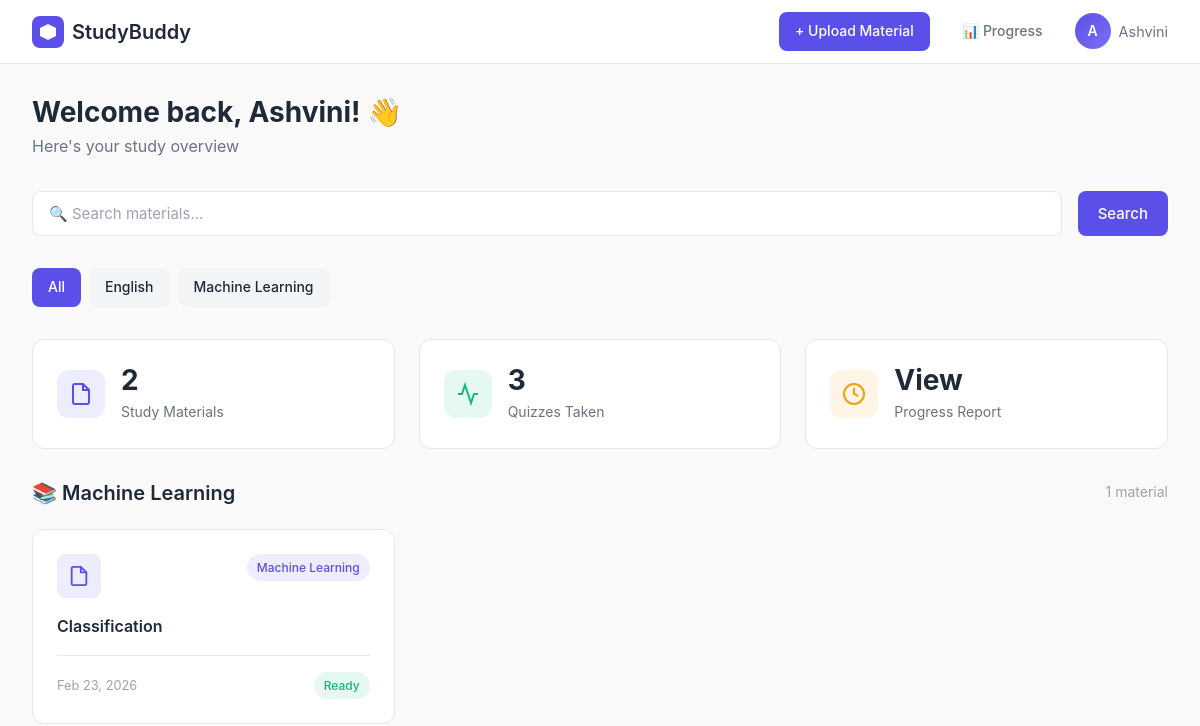
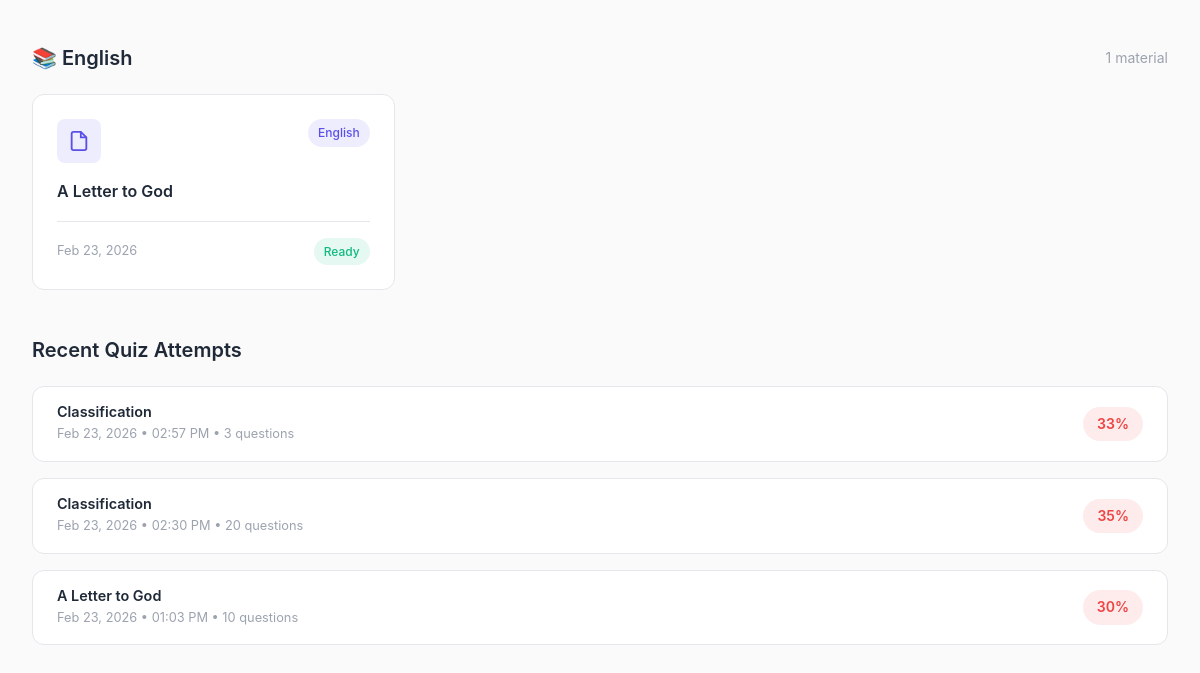
Before: /dashboard/ (signed in) with the older database file (2 pictures, top to bottom).
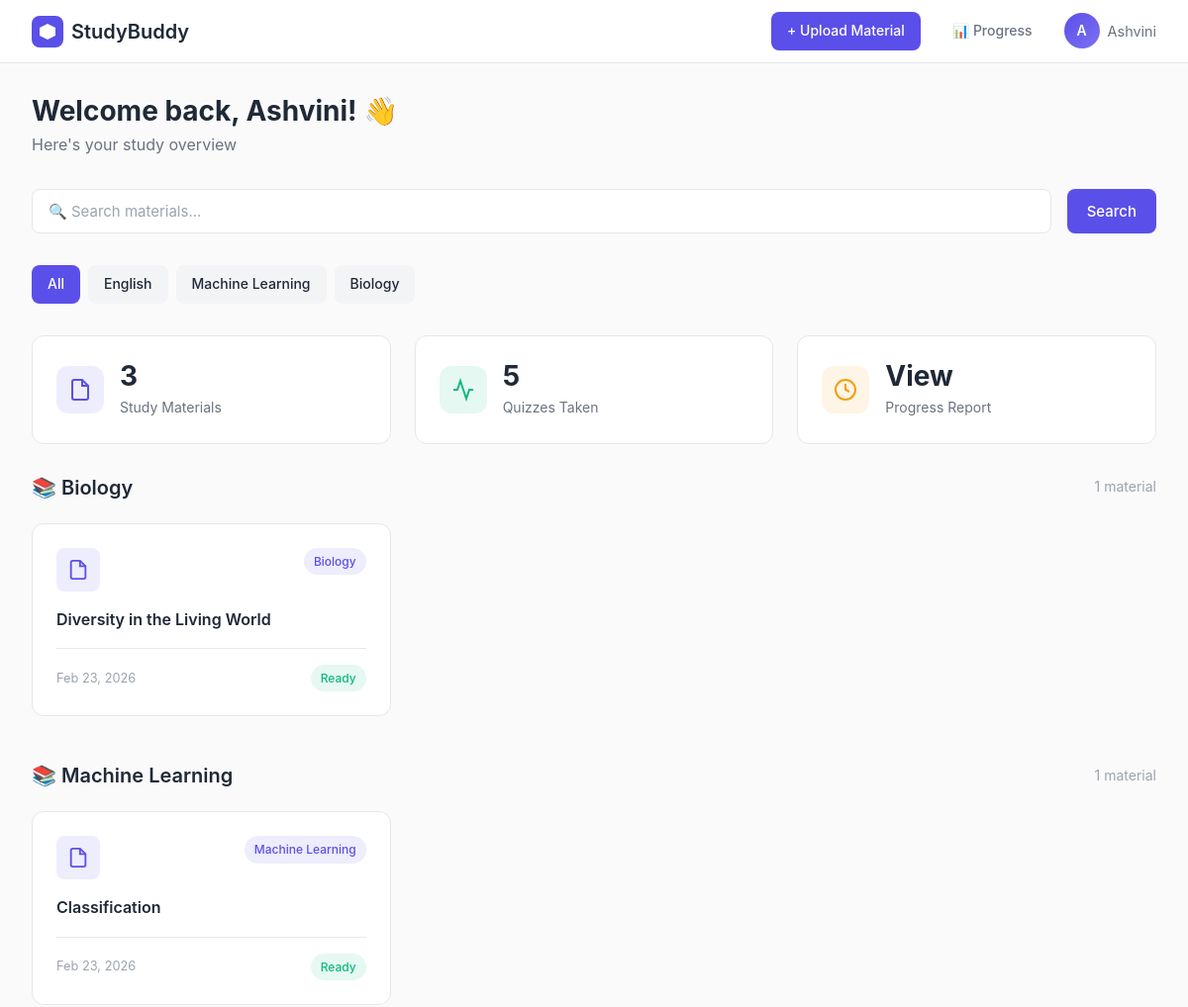
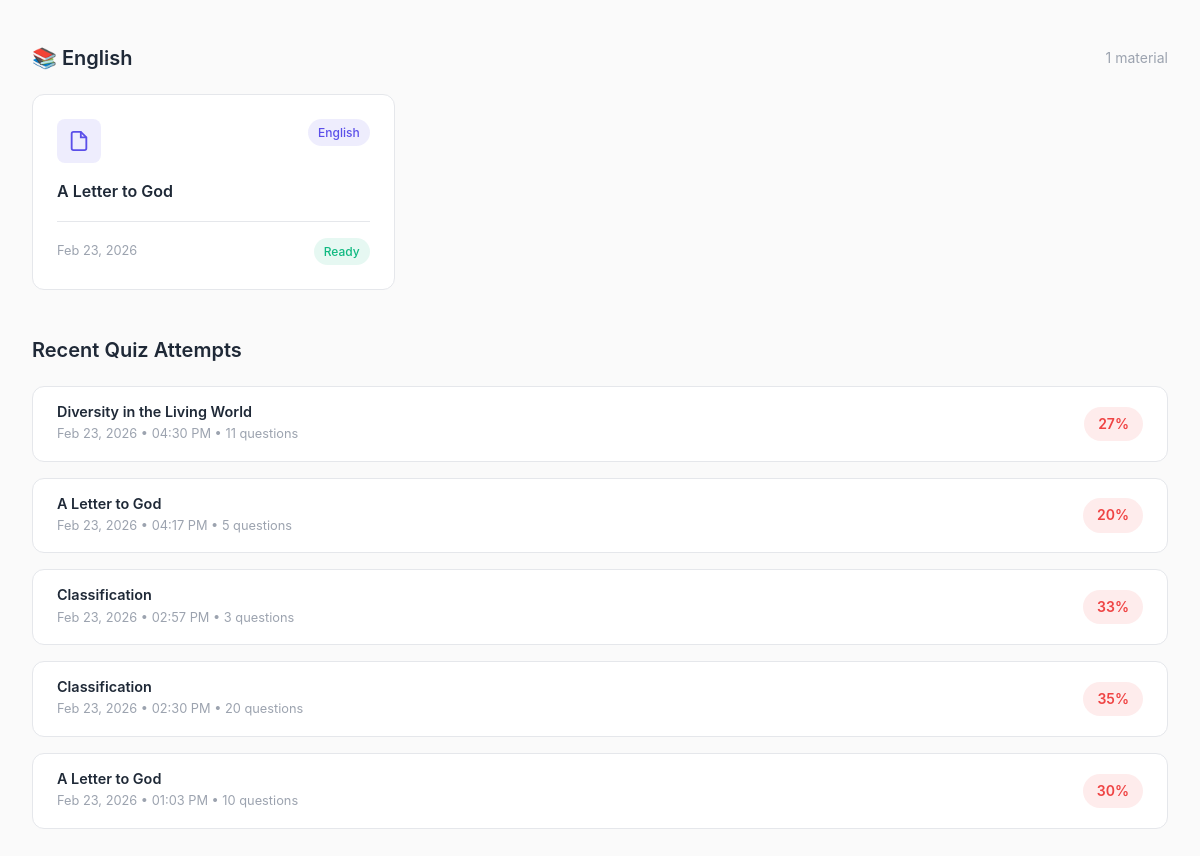
After: the same page with the newer database file (2 pictures, top to bottom).
### materials/models.py (models this page shows, shortened)
class StudyMaterial(models.Model):
    user = models.ForeignKey(User, on_delete=models.CASCADE)
    title = models.CharField(max_length=200)
    subject = models.CharField(max_length=100)
    file = models.FileField(upload_to='materials/')
    extracted_text = models.TextField(blank=True)
    uploaded_at = models.DateTimeField(auto_now_add=True)

### progress/models.py (models this page shows)
class QuizAttempt(models.Model):
    user = models.ForeignKey(User, on_delete=models.CASCADE)
    material = models.ForeignKey(StudyMaterial, on_delete=models.CASCADE)
    score = models.IntegerField(default=0)
    total_questions = models.IntegerField(default=0)
    attempted_at = models.DateTimeField(auto_now_add=True)
    def percentage(self):
        if self.total_questions == 0:
            return 0
        return round((self.score / self.total_questions) * 100)

### materials/views.py (the view)
# urls.py: path('dashboard/', views.dashboard, name='dashboard'),
@login_required
def dashboard(request):
    search = request.GET.get('search', '')
    subject_filter = request.GET.get('subject', '')
    materials = StudyMaterial.objects.filter(user=request.user).order_by('-uploaded_at')
    if search:
        materials = materials.filter(title__icontains=search) | materials.filter(subject__icontains=search)
        materials = materials.distinct()
    if subject_filter:
        materials = materials.filter(subject__icontains=subject_filter)
    all_materials = StudyMaterial.objects.filter(user=request.user)
    subjects = list(all_materials.values_list('subject', flat=True).distinct())
    from collections import defaultdict
    grouped = defaultdict(list)
    for m in materials:
        grouped[m.subject].append(m)
    attempts = QuizAttempt.objects.filter(user=request.user).order_by('-attempted_at')[:5]
    return render(request, 'dashboard.html', {
        'materials': materials,
        'attempts': attempts,
        'subjects': subjects,
        'grouped': dict(grouped),
        'search': search,
        'subject_filter': subject_filter,
    })

### templates/dashboard.html (shortened to what this page needs)
{% load static %}
<!DOCTYPE html>
<html lang="en">
<head>
    <link rel="stylesheet" href="{% static 'css/base.css' %}">
    <link rel="stylesheet" href="{% static 'css/components.css' %}">
</head>
<body>
    <div class="dashboard-layout">
        <nav class="topbar">
            <a href="{% url 'landing' %}" class="topbar-logo">
                <svg width="32" height="32" viewBox="0 0 32 32" fill="none">
                    <rect width="32" height="32" rx="8" fill="#5B4FE9"/>
                    <path d="M16 8L24 12V20L16 24L8 20V12L16 8Z" fill="white"/>
                </svg>
                StudyBuddy
            </a>
            <div class="topbar-right">
    <a href="{% url 'upload' %}" class="btn btn-primary btn-sm">+ Upload Material</a>
    <a href="{% url 'progress' %}" class="btn btn-ghost btn-sm">📊 Progress</a>
    <div style="position:relative;">
        <div style="display:flex;align-items:center;gap:0.5rem;cursor:pointer;" id="profileToggle">
            <div class="avatar">{{ request.user.username|first|upper }}</div>
            <span style="font-size:0.9rem;color:var(--text-secondary);">{{ request.user.username }}</span>
        </div>
    </div>
</div>
        </nav>
        <div class="dashboard-body">
            <div class="dashboard-header">
                <h1>Welcome back, {{ request.user.username }}! 👋</h1>
                <p>Here's your study overview</p>
            </div>
            <div style="display:flex;gap:var(--spacing-md);margin-bottom:var(--spacing-xl);flex-wrap:wrap;">
                <form method="GET" style="display:flex;gap:var(--spacing-md);flex:1;flex-wrap:wrap;">
                    <input
                        type="text"
                        name="search"
                        value="{{ search }}"
                        placeholder="🔍 Search materials..."
                        class="form-input"
                        style="flex:1;min-width:200px;"
                    >
                    <button type="submit" class="btn btn-primary">Search</button>
                </form>
            </div>
            {% if subjects %}
            <div style="display:flex;gap:var(--spacing-sm);flex-wrap:wrap;margin-bottom:var(--spacing-xl);">
                <a href="{% url 'dashboard' %}{% if search %}?search={{ search }}{% endif %}"
                class="btn btn-sm {% if not subject_filter %}btn-primary{% else %}btn-secondary{% endif %}">
                    All
                </a>
                {% for subject in subjects %}
                <a href="?subject={{ subject }}{% if search %}&search={{ search }}{% endif %}"
                class="btn btn-sm {% if subject_filter == subject %}btn-primary{% else %}btn-secondary{% endif %}">
                    {{ subject }}
                </a>
                {% endfor %}
            </div>
            {% endif %}
            <div class="stats-grid">
                <div class="stat-card">
                    <div class="stat-icon" style="background:rgba(91,79,233,0.1);">
                        <svg width="24" height="24" viewBox="0 0 24 24" fill="none" stroke="#5B4FE9" stroke-width="2">
                            <path d="M14 2H6a2 2 0 0 0-2 2v16a2 2 0 0 0 2 2h12a2 2 0 0 0 2-2V8z"/>
                            <polyline points="14 2 14 8 20 8"/>
                        </svg>
                    </div>
                    <div class="stat-info">
                        <h3>{{ materials|length }}</h3>
                        <p>Study Materials</p>
                    </div>
                </div>
                <div class="stat-card">
                    <div class="stat-icon" style="background:rgba(16,185,129,0.1);">
                        <svg width="24" height="24" viewBox="0 0 24 24" fill="none" stroke="#10B981" stroke-width="2">
                            <polyline points="22 12 18 12 15 21 9 3 6 12 2 12"/>
                        </svg>
                    </div>
                    <div class="stat-info">
                        <h3>{{ attempts|length }}</h3>
                        <p>Quizzes Taken</p>
                    </div>
                </div>
                <div class="stat-card">
                    <div class="stat-icon" style="background:rgba(245,158,11,0.1);">
                        <svg width="24" height="24" viewBox="0 0 24 24" fill="none" stroke="#F59E0B" stroke-width="2">
                            <circle cx="12" cy="12" r="10"/>
                            <polyline points="12 6 12 12 16 14"/>
                        </svg>
                    </div>
                    <div class="stat-info">
                        <h3><a href="{% url 'progress' %}" style="color:inherit;text-decoration:none;">View</a></h3>
                        <p>Progress Report</p>
                    </div>
                </div>
            </div>
            {% if subject_filter or search %}
            <h2 class="section-title">
                {% if subject_filter %}{{ subject_filter }}{% else %}Search Results{% endif %}
                <span style="font-size:0.875rem;font-weight:400;color:var(--text-tertiary);">({{ materials|length }} found)</span>
            </h2>
            <div class="materials-grid">
                <a href="{% url 'upload' %}" class="upload-card">
                    <svg width="40" height="40" viewBox="0 0 24 24" fill="none" stroke="currentColor" stroke-width="2">
                        <circle cx="12" cy="12" r="10"/>
                        <line x1="12" y1="8" x2="12" y2="16"/>
                        <line x1="8" y1="12" x2="16" y2="12"/>
                    </svg>
                    <h3>Upload New</h3>
                    <p>Add PDF material</p>
                </a>
                {% for material in materials %}
                <a href="{% url 'material_detail' material.pk %}" class="material-card">
                    <div class="material-card-header">
                        <div class="material-icon">
                            <svg width="22" height="22" viewBox="0 0 24 24" fill="none" stroke="currentColor" stroke-width="2">
                                <path d="M14 2H6a2 2 0 0 0-2 2v16a2 2 0 0 0 2 2h12a2 2 0 0 0 2-2V8z"/>
                                <polyline points="14 2 14 8 20 8"/>
                            </svg>
                        </div>
                        <span class="badge badge-primary">{{ material.subject }}</span>
                    </div>
                    <p class="material-title">{{ material.title }}</p>
                    <div class="material-meta">
                        <span class="material-date">{{ material.uploaded_at|date:"M d, Y" }}</span>
                        <span class="badge badge-success">Ready</span>
                    </div>
                </a>
                {% empty %}
                <div class="empty-state" style="grid-column:1/-1;">
                    <p>No materials found.</p>
                </div>
                {% endfor %}
            </div>
            {% else %}
            {% if grouped %}
                {% for subject, mats in grouped.items %}
                <div style="margin-bottom:var(--spacing-2xl);">
                    <div style="display:flex;align-items:center;justify-content:space-between;margin-bottom:var(--spacing-lg);">
                        <h2 class="section-title" style="margin:0;">📚 {{ subject }}</h2>
                        <span style="font-size:0.875rem;color:var(--text-tertiary);">{{ mats|length }} material{{ mats|length|pluralize }}</span>
                    </div>
                    <div class="materials-grid">
                        {% for material in mats %}
                        <a href="{% url 'material_detail' material.pk %}" class="material-card">
                            <div class="material-card-header">
                                <div class="material-icon">
                                    <svg width="22" height="22" viewBox="0 0 24 24" fill="none" stroke="currentColor" stroke-width="2">
                                        <path d="M14 2H6a2 2 0 0 0-2 2v16a2 2 0 0 0 2 2h12a2 2 0 0 0 2-2V8z"/>
                                        <polyline points="14 2 14 8 20 8"/>
                                    </svg>
                                </div>
                                <span class="badge badge-primary">{{ material.subject }}</span>
                            </div>
                            <p class="material-title">{{ material.title }}</p>
                            <div class="material-meta">
                                <span class="material-date">{{ material.uploaded_at|date:"M d, Y" }}</span>
                                <span class="badge badge-success">Ready</span>
                            </div>
                        </a>
                        {% endfor %}
                    </div>
                </div>
                {% endfor %}
            {% endif %}
            {% endif %}
            {% if attempts %}
            <div class="recent-section">
                <h2 class="section-title">Recent Quiz Attempts</h2>
                <div class="attempts-list">
                    {% for attempt in attempts %}
                    <div class="attempt-item">
                        <div class="attempt-info">
                            <h4>{{ attempt.material.title }}</h4>
                            <p>{{ attempt.attempted_at|date:"M d, Y • h:i A" }} • {{ attempt.total_questions }} questions</p>
                        </div>
                        <span class="score-badge {% if attempt.percentage >= 70 %}score-high{% elif attempt.percentage >= 40 %}score-mid{% else %}score-low{% endif %}">
                            {{ attempt.percentage }}%
                        </span>
                    </div>
                    {% endfor %}
                </div>
            </div>
            {% endif %}
        </div>
    </div>
</body>
</html>

### static/css/base.css (style rules this page uses)
* { margin: 0; padding: 0; box-sizing: border-box; }
:root { --primary: #5B4FE9; --primary-light: #7C71F0; --primary-dark: #4A3FD8; --success: #10B981; --success-light: #34D399; --warning: #F59E0B; --error: #EF4444; --bg-primary: #FAFAFA; --bg-secondary: #FFFFFF; --bg-tertiary: #F3F4F6; --text-primary: #1F2937; --text-secondary: #6B7280; --text-tertiary: #9CA3AF; --border: #E5E7EB; --border-dark: #D1D5DB; --shadow-sm: 0 1px 2px 0 rgba(0, 0, 0, 0.05); --shadow-md: 0 4px 6px -1px rgba(0, 0, 0, 0.1); --shadow-lg: 0 10px 15px -3px rgba(0, 0, 0, 0.1); --shadow-xl: 0 20px 25px -5px rgba(0, 0, 0, 0.1); --spacing-xs: 0.25rem; --spacing-sm: 0.5rem; --spacing-md: 1rem; --spacing-lg: 1.5rem; --spacing-xl: 2rem; --spacing-2xl: 3rem; --radius-sm: 0.375rem; --radius-md: 0.5rem; --radius-lg: 0.75rem; --radius-xl: 1rem; --font-sans: -apple-system, BlinkMacSystemFont, 'Segoe UI', 'Roboto', 'Oxygen', 'Ubuntu', 'Cantarell', 'Fira Sans', 'Droid Sans', 'Helvetica Neue', sans-serif; --font-mono: 'SF Mono', Monaco, 'Cascadia Code', 'Roboto Mono', Consolas, 'Courier New', monospace; --transition-fast: 150ms ease; --transition-base: 200ms ease; --transition-slow: 300ms ease; }
html { font-size: 16px; scroll-behavior: smooth; }
body { font-family: var(--font-sans); font-size: 1rem; line-height: 1.6; color: var(--text-primary); background-color: var(--bg-primary); -webkit-font-smoothing: antialiased; -moz-osx-font-smoothing: grayscale; }
h1, h2, h3, h4, h5, h6 { font-weight: 600; line-height: 1.2; color: var(--text-primary); margin-bottom: var(--spacing-md); }
h1 { font-size: 2.5rem; }
h2 { font-size: 2rem; }
h3 { font-size: 1.5rem; }
h4 { font-size: 1.25rem; }
p { margin-bottom: var(--spacing-md); color: var(--text-secondary); }
a { color: var(--primary); text-decoration: none; transition: color var(--transition-fast); }

### static/css/components.css (style rules this page uses)
.btn { display: inline-flex; align-items: center; justify-content: center; gap: var(--spacing-sm); padding: 0.625rem 1.25rem; font-size: 0.9375rem; font-weight: 500; border: none; border-radius: var(--radius-md); cursor: pointer; transition: all var(--transition-base); text-decoration: none; font-family: var(--font-sans); }
.btn-sm { padding: 0.5rem 1rem; font-size: 0.875rem; }
.btn-primary { background-color: var(--primary); color: white; }
.btn-secondary { background-color: var(--bg-tertiary); color: var(--text-primary); }
.btn-ghost { background-color: transparent; color: var(--text-secondary); }
.form-input, .form-textarea, .form-select { width: 100%; padding: 0.75rem 1rem; font-size: 0.9375rem; font-family: var(--font-sans); color: var(--text-primary); background-color: var(--bg-secondary); border: 1px solid var(--border); border-radius: var(--radius-md); transition: all var(--transition-fast); }
.form-input::placeholder, .form-textarea::placeholder { color: var(--text-tertiary); }
.badge { display: inline-flex; align-items: center; padding: 0.25rem 0.625rem; font-size: 0.75rem; font-weight: 500; border-radius: 999px; white-space: nowrap; }
.badge-primary { background-color: rgba(91, 79, 233, 0.1); color: var(--primary); }
.badge-success { background-color: rgba(16, 185, 129, 0.1); color: var(--success); }
.avatar { width: 40px; height: 40px; border-radius: 50%; background-color: var(--primary); color: white; display: flex; align-items: center; justify-content: center; font-weight: 600; font-size: 1rem; }

Changed rows visible on the page:
added StudyMaterial: subject "Biology", mats "1", title "Diversity in the Living World", uploaded_at "Feb 23, 2026"
added QuizAttempt: material "Diversity in the Living World", attempted_at "Feb 23, 2026 • 04:30 PM", total_questions "11", percentage "27"
added QuizAttempt: material "A Letter to God", attempted_at "Feb 23, 2026 • 04:17 PM", total_questions "5", percentage "20"
Other visible differences:
{{ materials|length }}: "2" → "3"
{{ attempts|length }}: "3" → "5"
new list line: "Biology"
